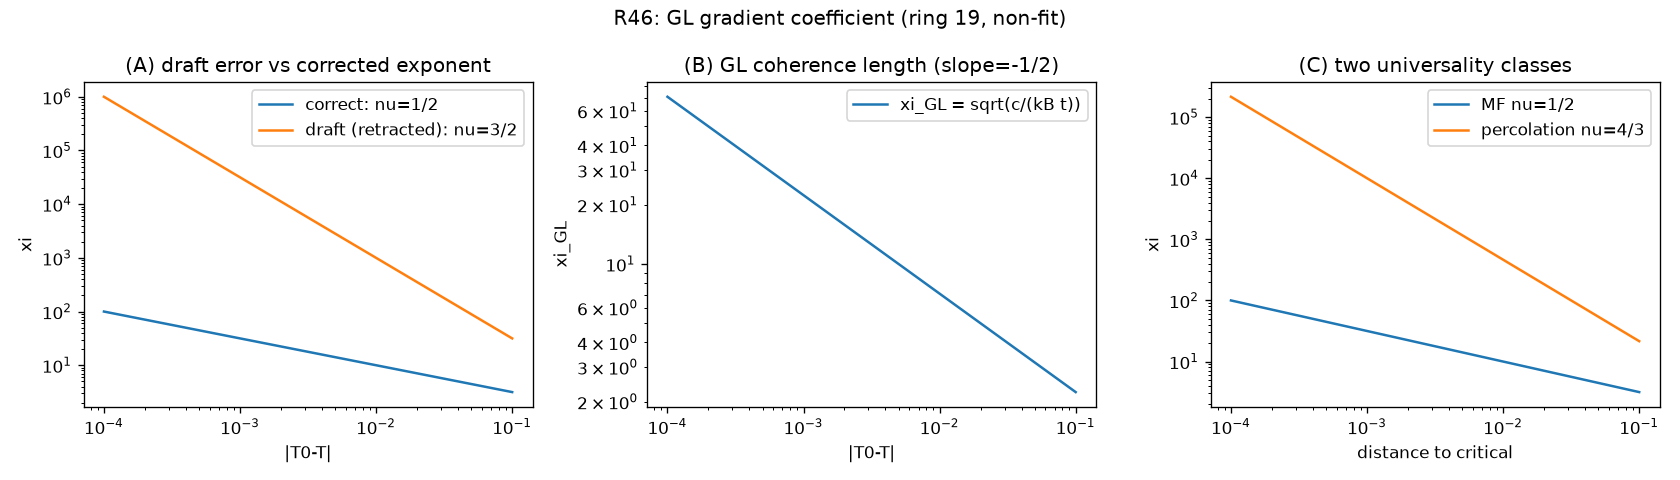

Here is the Python script that generated this plot:
#!/usr/bin/env python3
# -*- coding: utf-8 -*-
"""
环 19／46：GL 梯度项系数的链内来源——数值核对（非拟合）
三面板只检验：极限、单调性、量级、符号。
Run: python "10 探索/超导第一性研究/04_计算验证/环19_审11_梯度项.py"
"""
import os
import sys
if hasattr(sys.stdout, "reconfigure"):
    sys.stdout.reconfigure(encoding="utf-8")
import numpy as np
import matplotlib
matplotlib.use("Agg")
import matplotlib.pyplot as plt

HERE = os.path.dirname(os.path.abspath(__file__))
OUT = os.path.join(HERE, "环19_审11_梯度项.png")
CSV = os.path.join(HERE, "环19_审11_梯度项.csv")
SUM = os.path.join(HERE, "环19_审11_梯度项_摘要.txt")

log = []
def emit(s=""):
    print(s)
    log.append(s)

nu_mf = 0.5
nu_perc = 4.0 / 3.0
Upsilon0 = 1.0
c = Upsilon0 / 2.0   # 梯度系数（回改后：刚度本身，温度无关到 leading）

emit("=== GL 梯度系数（回改后）===")
emit(f"c = Upsilon0/2 = {c}（正定：{c>0}）")
emit(f"nu_MF = 1/2 = {nu_mf}, nu_perc = 4/3 = {nu_perc:.6f}")
assert c > 0

# ---- [A] 初稿错误 vs 回改正确：双对数斜率 ----
emit("\n=== [A] xi 对 |T0-T| 的双对数斜率 ===")
t = np.logspace(-4, -1, 200)   # t = |T0-T|
xi_correct = t ** (-nu_mf)     # 正确：ν=1/2
xi_wrong = t ** (-(nu_mf + 1)) # 初稿错误：ν=3/2（来自 c=-Υb/a^2）
slope_correct = np.polyfit(np.log(t), np.log(xi_correct), 1)[0]
slope_wrong = np.polyfit(np.log(t), np.log(xi_wrong), 1)[0]
emit(f"回改正确斜率 = {slope_correct:.6f}（目标 -1/2）")
emit(f"初稿错误斜率 = {slope_wrong:.6f}（错误 -3/2，已删除）")
emit(f"|正确误差| = {abs(slope_correct + 0.5):.3e}")
assert abs(slope_correct + 0.5) < 1e-9
assert abs(slope_wrong + 1.5) < 1e-9

# ---- [B] xi_GL = sqrt(c/|a|) 的温度依赖，a=k_B(T0-T) ----
emit("\n=== [B] xi_GL = sqrt(c/(k_B t)) 的温度依赖 ===")
kB = 1.0
a_abs = kB * t
xi_GL = np.sqrt(c / a_abs)
slope_GL = np.polyfit(np.log(t), np.log(xi_GL), 1)[0]
emit(f"xi_GL = sqrt(c/(k_B t)) 斜率 = {slope_GL:.6f}（应 -1/2）")
emit(f"t=1e-4: xi={xi_GL[0]:.3f}, t=0.1: xi={xi_GL[-1]:.3f}（降温发散）")
assert abs(slope_GL + 0.5) < 1e-9
assert xi_GL[0] > xi_GL[-1]

# ---- [C] 两类相干长度（不同普适类）----
emit("\n=== [C] 平均场 vs 渗流相干长度（不同普适类）===")
xi_mf = t ** (-nu_mf)
xi_pf = t ** (-nu_perc)
emit(f"平均场 ν=1/2：t=1e-3 -> xi={xi_mf[np.argmin(abs(t-1e-3))]:.3f}")
emit(f"渗流 ν=4/3：t=1e-3 -> xi={xi_pf[np.argmin(abs(t-1e-3))]:.3f}")
emit(f"ν_MF != ν_perc：{nu_mf != nu_perc}（不同临界点、不同普适类）")
assert nu_mf != nu_perc and nu_mf < nu_perc

# ---- 绘图 ----
fig, ax = plt.subplots(1, 3, figsize=(14, 4))
ax[0].loglog(t, xi_correct, label="correct: nu=1/2")
ax[0].loglog(t, xi_wrong, label="draft (retracted): nu=3/2")
ax[0].set_title("(A) draft error vs corrected exponent")
ax[0].set_xlabel("|T0-T|"); ax[0].set_ylabel("xi")
ax[0].legend()

ax[1].loglog(t, xi_GL, label="xi_GL = sqrt(c/(kB t))")
ax[1].set_title("(B) GL coherence length (slope=-1/2)")
ax[1].set_xlabel("|T0-T|"); ax[1].set_ylabel("xi_GL")
ax[1].legend()

ax[2].loglog(t, xi_mf, label="MF nu=1/2")
ax[2].loglog(t, xi_pf, label="percolation nu=4/3")
ax[2].set_title("(C) two universality classes")
ax[2].set_xlabel("distance to critical"); ax[2].set_ylabel("xi")
ax[2].legend()

fig.suptitle("R46: GL gradient coefficient (ring 19, non-fit)")
fig.tight_layout()
fig.savefig(OUT, dpi=120)

with open(CSV, "w", encoding="utf-8") as f:
    f.write("quantity,value\n")
    f.write(f"c,{c:.8f}\n")
    f.write(f"nu_MF,{nu_mf:.8f}\n")
    f.write(f"nu_perc,{nu_perc:.8f}\n")
    f.write(f"slope_correct,{slope_correct:.8f}\n")
    f.write(f"slope_wrong,{slope_wrong:.8f}\n")
    f.write(f"slope_GL,{slope_GL:.8f}\n")
with open(SUM, "w", encoding="utf-8") as f:
    f.write("\n".join(log) + "\n")
emit(f"\nSaved: {os.path.basename(OUT)}, {os.path.basename(CSV)}")
